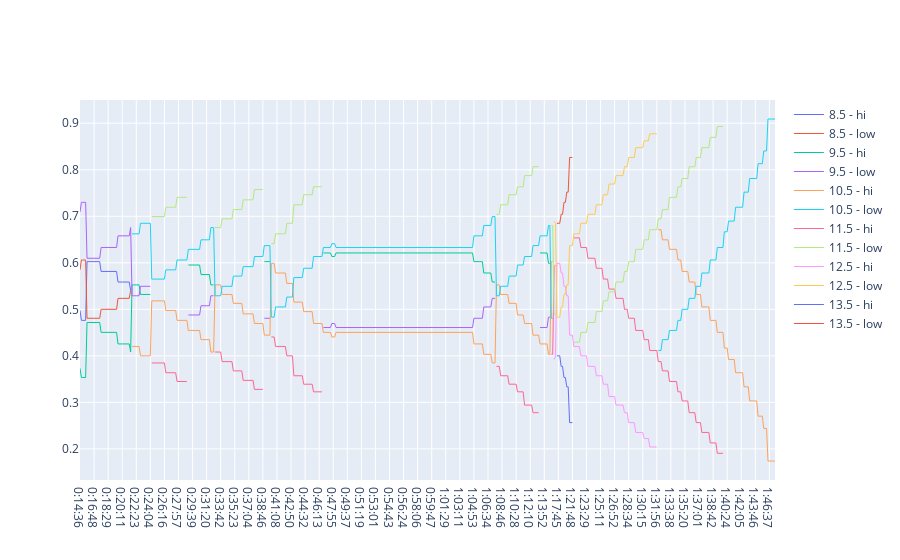

Notebook source saved alongside this figure:
### Code cell
data = df[result.event_id[7]]

time_list = sorted(list(set(data.minutes)))
lines = list(set(data.chl_line))
data_dict = {}
time_range = [data.minutes.min(axis=0), data.minutes.max(axis=0)]
for line in lines:
    filtered_data = data[data.chl_line==line][['minutes', 'chl_hi', 'chl_low']].sort_values(by=['minutes'])
    data_dict[line] = pd.DataFrame({'minutes': time_list})
    data_dict[line] = data_dict[line].merge(filtered_data, 
                                            how='outer', on='minutes')
def gen_separate_dict(data_dict, lines):
    feed_dict = {}
    for line in lines:
        feed_dict[line] = {'x':data_dict[line].minutes, 
                           'y':data_dict[line].chl_hi, 
                           'type':'lines+markers', 
                           'name':'{} - hi'.format(line)}
    return feed_dict

feed_dict = gen_separate_dict(data_dict,lines)

layout = go.Layout(
        xaxis=dict(
            range=time_range
        ),
    )

fig = go.Figure()
for line in lines:
    for hilow in ['hi', 'low']:
        fig.add_trace(go.Scatter(x=data_dict[line]['minutes'], 
                                 y=1/data_dict[line]['chl_{}'.format(hilow)], 
                                 mode='lines', 
                                 name='{} - {}'.format(line, hilow), 
                                 line=dict(width=1), 
                                 marker=dict(size=2)))
fig.show()

### Figure 1 — Plotly figure (JSON) as saved in the notebook; plotly's stock layout.template omitted (floating-point values rounded to 4 significant figures; data arrays with more than 128 entries replaced by an {"elided": "..."} marker saying what was removed)
{"data": [{"line": {"width": 1}, "marker": {"size": 2}, "mode": "lines", "name": "8.5 - hi", "type": "scatter", "x": {"elided": "495 str values"}, "y": {"elided": "495 float values"}}, {"line": {"width": 1}, "marker": {"size": 2}, "mode": "lines", "name": "8.5 - low", "type": "scatter", "x": {"elided": "495 str values"}, "y": {"elided": "495 float values"}}, {"line": {"width": 1}, "marker": {"size": 2}, "mode": "lines", "name": "9.5 - hi", "type": "scatter", "x": {"elided": "495 str values"}, "y": {"elided": "495 float values"}}, {"line": {"width": 1}, "marker": {"size": 2}, "mode": "lines", "name": "9.5 - low", "type": "scatter", "x": {"elided": "495 str values"}, "y": {"elided": "495 float values"}}, {"line": {"width": 1}, "marker": {"size": 2}, "mode": "lines", "name": "10.5 - hi", "type": "scatter", "x": {"elided": "495 str values"}, "y": {"elided": "495 float values"}}, {"line": {"width": 1}, "marker": {"size": 2}, "mode": "lines", "name": "10.5 - low", "type": "scatter", "x": {"elided": "495 str values"}, "y": {"elided": "495 float values"}}, {"line": {"width": 1}, "marker": {"size": 2}, "mode": "lines", "name": "11.5 - hi", "type": "scatter", "x": {"elided": "495 str values"}, "y": {"elided": "495 float values"}}, {"line": {"width": 1}, "marker": {"size": 2}, "mode": "lines", "name": "11.5 - low", "type": "scatter", "x": {"elided": "495 str values"}, "y": {"elided": "495 float values"}}, {"line": {"width": 1}, "marker": {"size": 2}, "mode": "lines", "name": "12.5 - hi", "type": "scatter", "x": {"elided": "495 str values"}, "y": {"elided": "495 float values"}}, {"line": {"width": 1}, "marker": {"size": 2}, "mode": "lines", "name": "12.5 - low", "type": "scatter", "x": {"elided": "495 str values"}, "y": {"elided": "495 float values"}}, {"line": {"width": 1}, "marker": {"size": 2}, "mode": "lines", "name": "13.5 - hi", "type": "scatter", "x": {"elided": "495 str values"}, "y": {"elided": "495 float values"}}, {"line": {"width": 1}, "marker": {"size": 2}, "mode": "lines", "name": "13.5 - low", "type": "scatter", "x": {"elided": "495 str values"}, "y": {"elided": "495 float values"}}], "layout": {"autosize": true, "xaxis": {"autorange": true, "range": [0, 494], "type": "category"}, "yaxis": {"autorange": true, "range": [0.1331, 0.9499], "type": "linear"}}}
